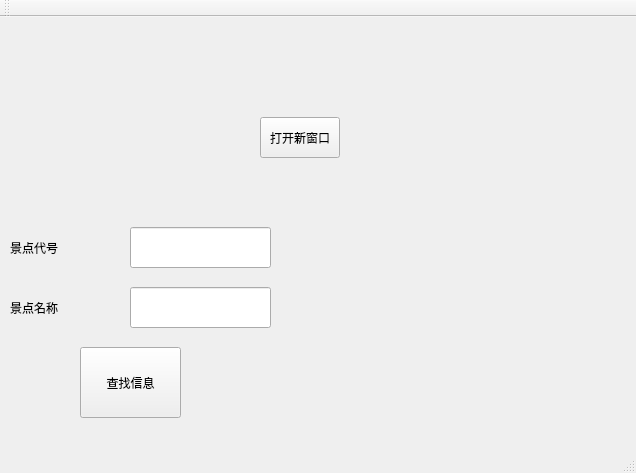
<?xml version="1.0" encoding="UTF-8"?>
<ui version="4.0">
 <class>MainWindow</class>
 <widget class="QMainWindow" name="MainWindow">
  <property name="geometry">
   <rect>
    <x>0</x>
    <y>0</y>
    <width>636</width>
    <height>473</height>
   </rect>
  </property>
  <property name="windowTitle">
   <string>MainWindow</string>
  </property>
  <widget class="QWidget" name="centralWidget">
   <widget class="QPushButton" name="searchButton">
    <property name="geometry">
     <rect>
      <x>80</x>
      <y>330</y>
      <width>101</width>
      <height>71</height>
     </rect>
    </property>
    <property name="text">
     <string>查找信息</string>
    </property>
   </widget>
   <widget class="QLineEdit" name="name_edit">
    <property name="geometry">
     <rect>
      <x>130</x>
      <y>270</y>
      <width>141</width>
      <height>41</height>
     </rect>
    </property>
   </widget>
   <widget class="QLineEdit" name="id_edit">
    <property name="geometry">
     <rect>
      <x>130</x>
      <y>210</y>
      <width>141</width>
      <height>41</height>
     </rect>
    </property>
   </widget>
   <widget class="QLabel" name="label">
    <property name="geometry">
     <rect>
      <x>10</x>
      <y>210</y>
      <width>111</width>
      <height>41</height>
     </rect>
    </property>
    <property name="text">
     <string>景点代号</string>
    </property>
   </widget>
   <widget class="QLabel" name="label_2">
    <property name="geometry">
     <rect>
      <x>10</x>
      <y>270</y>
      <width>111</width>
      <height>41</height>
     </rect>
    </property>
    <property name="text">
     <string>景点名称</string>
    </property>
   </widget>
   <widget class="QLabel" name="infor_lable">
    <property name="geometry">
     <rect>
      <x>310</x>
      <y>210</y>
      <width>281</width>
      <height>181</height>
     </rect>
    </property>
    <property name="text">
     <string/>
    </property>
   </widget>
   <widget class="QPushButton" name="testshow_button">
    <property name="geometry">
     <rect>
      <x>260</x>
      <y>100</y>
      <width>80</width>
      <height>41</height>
     </rect>
    </property>
    <property name="text">
     <string>打开新窗口</string>
    </property>
   </widget>
  </widget>
  <widget class="QMenuBar" name="menuBar">
   <property name="geometry">
    <rect>
     <x>0</x>
     <y>0</y>
     <width>636</width>
     <height>21</height>
    </rect>
   </property>
  </widget>
  <widget class="QToolBar" name="mainToolBar">
   <attribute name="toolBarArea">
    <enum>TopToolBarArea</enum>
   </attribute>
   <attribute name="toolBarBreak">
    <bool>false</bool>
   </attribute>
  </widget>
  <widget class="QStatusBar" name="statusBar"/>
 </widget>
 <layoutdefault spacing="6" margin="11"/>
 <resources/>
 <connections/>
</ui>
